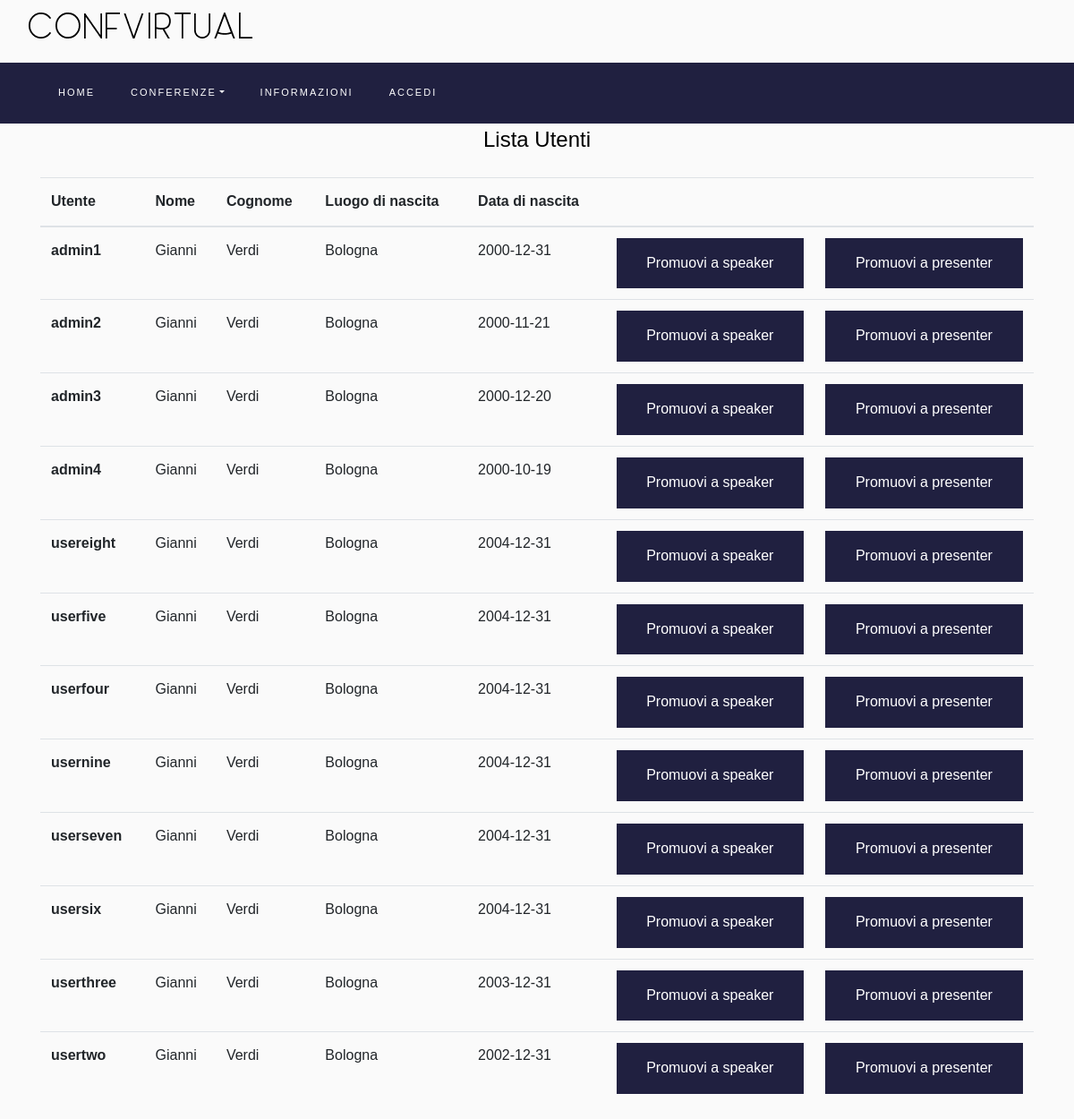
The app's page /pages/admin/promoteuser.php with its own data.
### tables this page shows
CREATE TABLE UTENTE (
                        userName varchar(50) not null,
                        nome varchar(50) not null,
                        cognome varchar(50) not null,
                        pswd varchar(50) not null,
                        luogoNascita varchar(50),
                        dataNascita date not null,
                        primary key(userName)
);

### logic/Session.php (called while the page is built, shortened)
<?php
class Session
{
    public static function read($key)
    {
        return false;
    }
    private static function _init(): bool
    {
        if (session_id() === '') {
            return session_start();
        }
        return session_regenerate_id(true);
    }
}

### logic/DbConn.php (called while the page is built, shortened)
<?php
class DbConn {
    private static $PDO;
    private static $currentDbConn = null;
    private function __construct($PDO){
        self::$PDO -> setAttribute(PDO::ATTR_ERRMODE,PDO::ERRMODE_EXCEPTION);
    }
    public static function getInstance():PDO
    {
        try {
            if(self::$currentDbConn == null)
            {
                self::$currentDbConn = new DbConn(new PDO('mysql:host=127.0.0.1;dbname=confvirtual;charset=utf8','root','radice'));
            }
            return self::$currentDbConn::getPDO();
        } catch (PDOException $exception){
            header('Location: /templates/Error500.php');
            self::close();
            exit();
        }
    }
    private static function getPDO(){
        return  self::$PDO;
    }
    private static function setPDO($PDO): void
    {
        self::$PDO = $PDO;
    }
}

### logic/DbUser.php (called while the page is built, shortened)
<?php
include_once($_SERVER["DOCUMENT_ROOT"] . "/logic/DbConn.php");
class DbUser
{
    static function UsersList()
    {
        try{
            $sql = 'CALL ritornaUtenti();';
            $res = DbConn::getInstance() -> query($sql);
            $output = $res -> fetchAll(PDO::FETCH_ASSOC);
            return $output;
        } catch (Exception $e) {
            echo '<h1>HO PROVATO AD ESEGUIRE:</h1><p><b>' . $sql .'</b></p>';
            echo $e;
            return false;
        }
    }
}

### logic/UserQueryController.php (called while the page is built, shortened)
<?php
include_once('DbUser.php');
class UserQueryController
{
    static function getUsersList()
    {
        return DbUser::UsersList();
    }
}

### pages/admin/promoteuser.php (the view, shortened to what this page needs)
<!DOCTYPE html>
<html lang="it">
<body>
<form action="promoteuser.php" method="post">
    <?php
    include_once (sprintf("%s/templates/navbar.php", $_SERVER["DOCUMENT_ROOT"]));
    function getUsers()
    {
        $id = 0;
        foreach (UserQueryController::getUsersList() as $r) {
            rowUsersInfo($r, $id);
            $id++;
        }
    }
    function rowUsersInfo($r, $id)
    {
        echo '
                                <tr>
                                <th scope="row" class="scope" ><input type="hidden" name="username[]" value="' . $r['userName'] . '">' . $r['userName'] . '</th>
                                <td>' . $r['nome'] . '</td>
                                <td>' . $r['cognome'] . '</td>
                                <td>' . $r['luogoNascita'] . '</td>
                                <td>' . $r['dataNascita'] . '</td>
                                <td><button type="submit" id="btn" name="promotion_btn1" value="' . $id . '">Promuovi a speaker</button></td>
                                <td><button type="submit" id="btn" name="promotion_btn2" value="' . $id . '">Promuovi a presenter</button></td>
                            ';
    }
    ?>
    <div class="container">
        <div class="row">
            <div class="col-md-12">
                <h4 class="text-center mb-4">Lista Utenti</h4>
                <div class="table-wrap">
                    <table class="table">
                        <thead class="thead-primary">
                        <tr>
                            <th>Utente</th>
                            <th>Nome</th>
                            <th>Cognome</th>
                            <th>Luogo di nascita</th>
                            <th>Data di nascita</th>
                            <th></th>
                            <th></th>
                        </tr>
                        </thead>
                        <tbody>
                        <?php
                        getUsers();
                        ?>
                        </tbody>
                    </table>
                </div>
            </div>
        </div>
    </div>
</form>
</body>
</html>

### templates/navbar.php (shortened to what this page needs)
<?php
print ('<div class="container">
    <div class="row justify-content-between">
        <div class="imgcontainer">
            <img src="/resources/images/confvirtualTitle.png" alt="immagine logo" class="logo">
        </div>
    </div>
</div>');
try {
    switch (Session::read('type')) {
        case 'amministratore': ?>
            <?php
        default : ?>
            <nav class="navbar navbar-expand-lg navbar-dark ftco_navbar bg-dark ftco-navbar-light" id="ftco-navbar">
                <div class="container">
                    <div class="collapse navbar-collapse" id="ftco-nav">
                        <ul class="navbar-nav mr-auto">
                            <li class="nav-item"><a href="/index.php" class="nav-link">Home</a></li>
                            <li class="nav-item dropdown">
                                <a class="nav-link dropdown-toggle" id="dropdown04" data-toggle="dropdown"
                                   aria-haspopup="true" aria-expanded="false">Conferenze</a>
                            </li>
                            <li class="nav-item">
                                <a href="/pages/info.php" class="nav-link">Informazioni</a>
                            </li>
                            <li class="nav-item"><a href="/pages/login.php" class="nav-link">accedi</a></li>
                        </ul>
                    </div>
                </div>
            </nav>
        <?php
    }
} catch (ExpiredSessionException|Exception $e) {
    echo $e;
}
?>

### style/css/Login.css (style rules this page uses)
button { color: white; padding: 14px 20px; border: none; cursor: pointer; width: 100%; }
form button { background-color: #202040; }

### records on screen
utente: userName "admin1", nome "Gianni", cognome "Verdi", luogoNascita "Bologna", dataNascita "2000-12-31", $id 0 (drawn)
utente: userName "admin2", nome "Gianni", cognome "Verdi", luogoNascita "Bologna", dataNascita "2000-11-21", $id 1 (drawn)
utente: userName "admin3", nome "Gianni", cognome "Verdi", luogoNascita "Bologna", dataNascita "2000-12-20", $id 2 (drawn)
utente: userName "admin4", nome "Gianni", cognome "Verdi", luogoNascita "Bologna", dataNascita "2000-10-19", $id 3 (drawn)
utente: userName "usereight", nome "Gianni", cognome "Verdi", luogoNascita "Bologna", dataNascita "2004-12-31", $id 4 (drawn)
utente: userName "userfive", nome "Gianni", cognome "Verdi", luogoNascita "Bologna", dataNascita "2004-12-31", $id 5 (drawn)
utente: userName "userfour", nome "Gianni", cognome "Verdi", luogoNascita "Bologna", dataNascita "2004-12-31", $id 6 (drawn)
utente: userName "usernine", nome "Gianni", cognome "Verdi", luogoNascita "Bologna", dataNascita "2004-12-31", $id 7 (drawn)
utente: userName "userseven", nome "Gianni", cognome "Verdi", luogoNascita "Bologna", dataNascita "2004-12-31", $id 8 (drawn)
utente: userName "usersix", nome "Gianni", cognome "Verdi", luogoNascita "Bologna", dataNascita "2004-12-31", $id 9 (drawn)
utente: userName "userthree", nome "Gianni", cognome "Verdi", luogoNascita "Bologna", dataNascita "2003-12-31", $id 10 (drawn)
utente: userName "usertwo", nome "Gianni", cognome "Verdi", luogoNascita "Bologna", dataNascita "2002-12-31", $id 11 (drawn)
